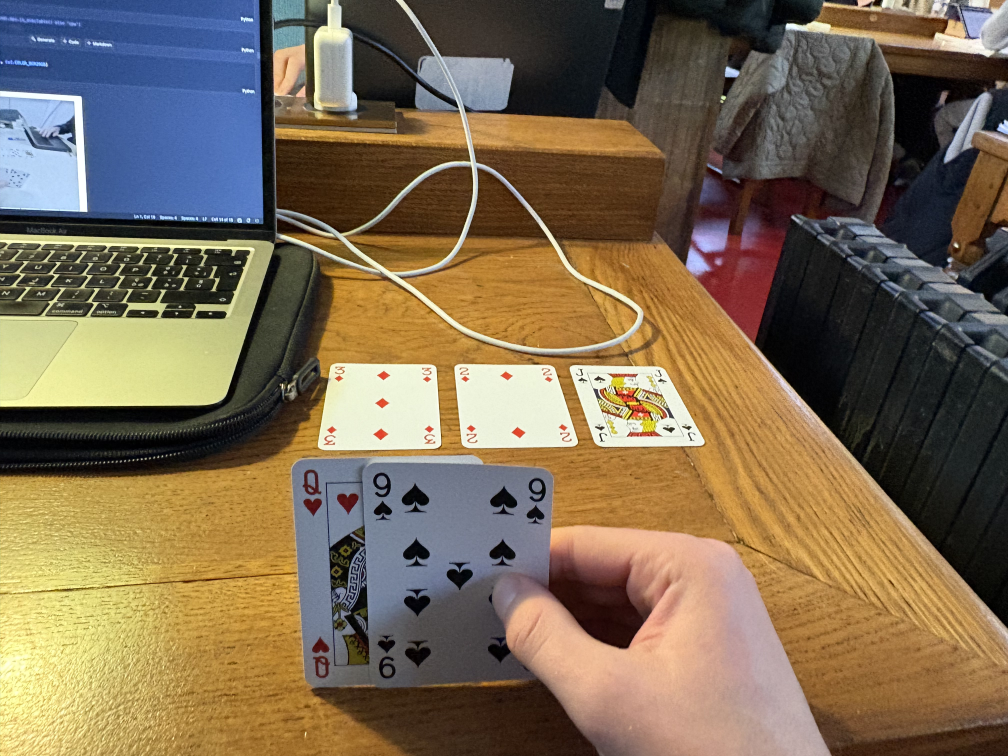
#> input picture images/IMG_0030.jpeg, 4032 x 3024 px, found by its file name (shown at 1/4 size)
$ jupyter execute --allow-errors data_prep.ipynb
#> lines starting #> are read from the running program, lines starting #| are printed output that depends on the picture; after the words box and inside, x2 and y2 are one past the last pixel; in counts of white or black regions, pixels touching at a corner belong together
[cell 1]
from skimage import io
import cv2 as cv2
from PIL import Image
import numpy as np
import os
import shutil

[cell 2]
from datasets import load_dataset
#> (the rest of this cell did not finish here and is left out)

#> (a cell that did not finish here is left out)

[cell 4]
# Extract the image from the dataset
import matplotlib.pyplot as plt

# Convert the image to a format that can be displayed with matplotlib
#> (the rest of this cell did not finish here and is left out)

[cell 5]
fig, axes = plt.subplots(13, 4, figsize=(20, 65))

#> (the rest of this cell did not finish here and is left out)

#> (a cell that did not finish here is left out)

[cell 7]
from matplotlib.patches import Rectangle

fig, axes = plt.subplots(13, 4, figsize=(20, 65))

#> (the rest of this cell did not finish here and is left out)

[cell 8]
import cv2
import numpy as np
import matplotlib.pyplot as plt
import os

[cell 9]
image_path = "../IMG_0030.jpeg"

image = cv2.cvtColor(cv2.imread(image_path), cv2.COLOR_BGR2RGB)
plt.imshow(image)

[cell 10]
def rgb2gray(img):
    gray = img.copy()
    gray[:, :, 0] = .299 * img[:, :, 0] + .587 * img[:, :, 1] + .114 * img[:, :, 2]
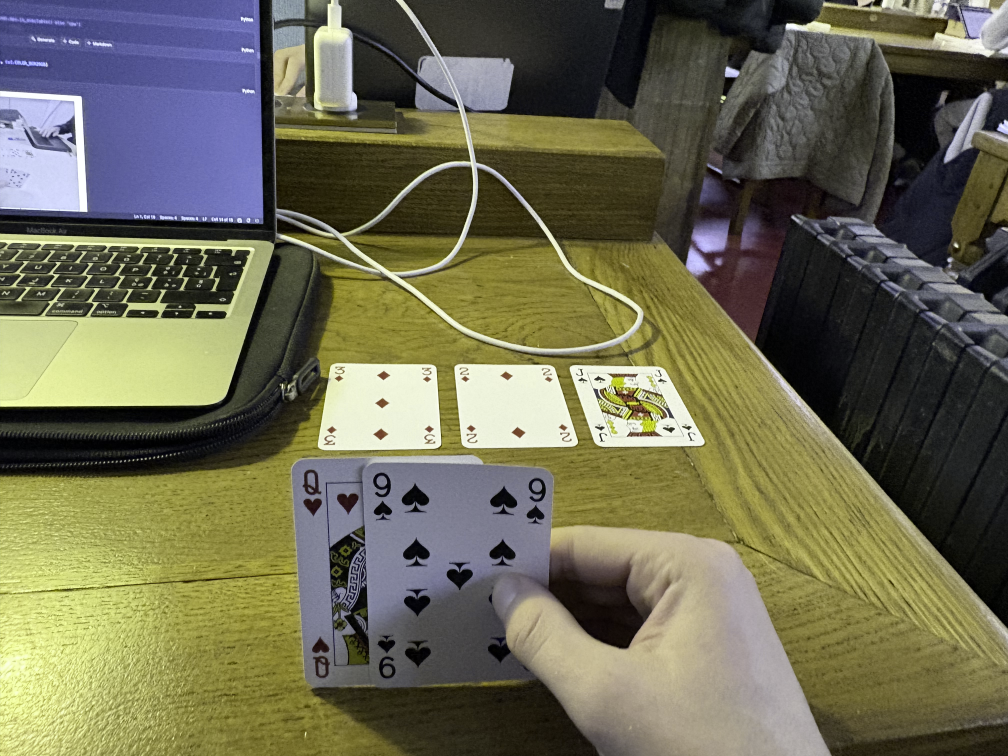
#> gray: shape (3024, 4032, 3) (shown at 1/4 size); mean R, G, B 109.8, 107.9, 84
    gray[:, :, 1] = .299 * img[:, :, 0] + .587 * img[:, :, 1] + .114 * img[:, :, 2]
    gray[:, :, 2] = .299 * img[:, :, 0] + .587 * img[:, :, 1] + .114 * img[:, :, 2]
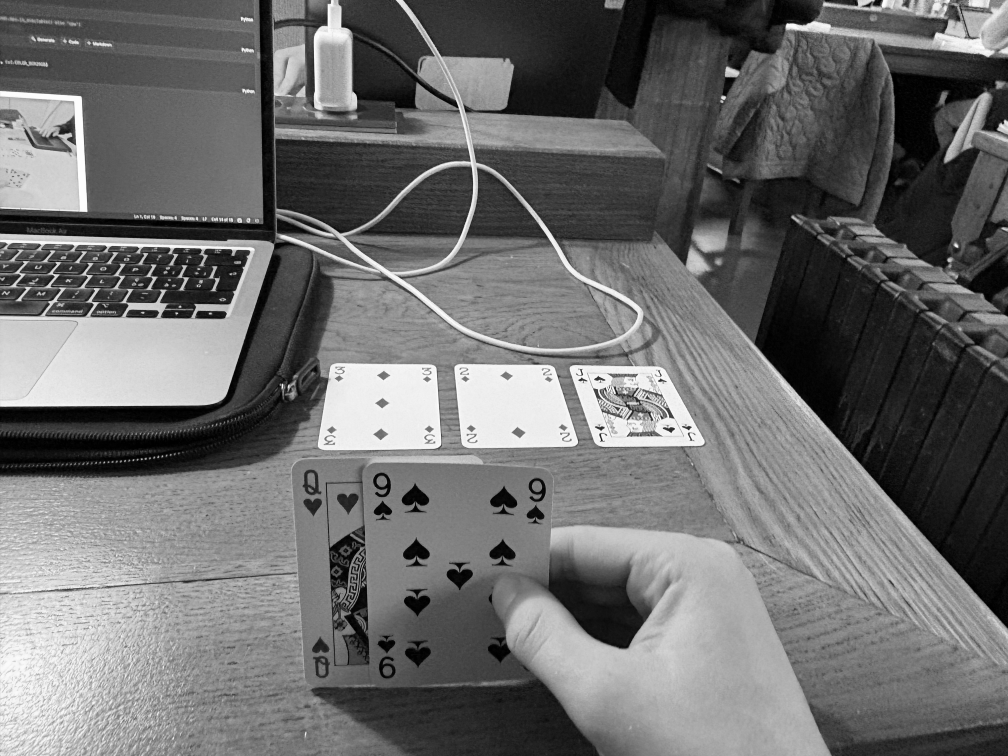
#> gray: shape (3024, 4032, 3) (shown at 1/4 size); min 0, max 255, mean 109.8
    return gray

[cell 11]
gray = rgb2gray(image)
plt.imshow(gray)
plt.axis('off')
plt.show()

[cell 12]
blurred = cv2.GaussianBlur(gray, (5, 5), 0)
plt.imshow(blurred)

[cell 13]
edges = cv2.Canny(blurred, 50, 150)
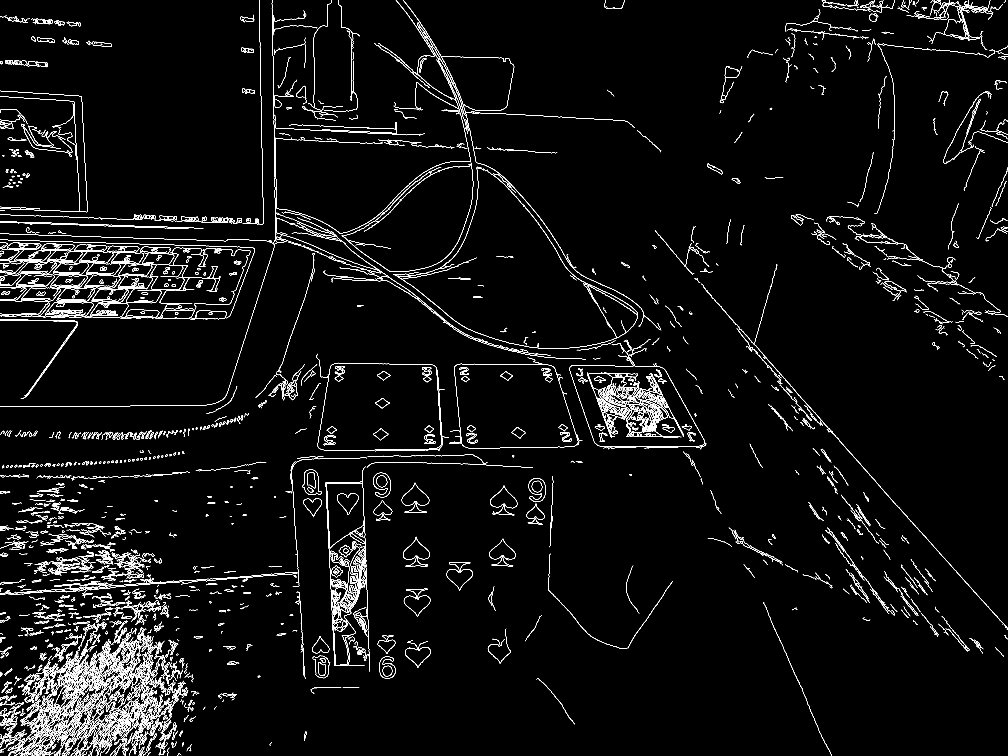
#> edges: shape (3024, 4032) (shown at 1/4 size); 2.1% white in thin lines or dots
plt.imshow(edges)

[cell 14]
from matplotlib.animation import FuncAnimation

[cell 15]
contours, _ = cv2.findContours(edges, cv2.RETR_EXTERNAL, cv2.CHAIN_APPROX_SIMPLE)
#> contours = 2708 contours, 1848 with area under 20; largest, box (x1, y1, x2, y2) and area: (1271, 1451, 1766, 1802) 157995, (1817, 1455, 2313, 1794) 144523, (2278, 1411, 2819, 1788) 133124, (362, 1211, 514, 1270) 7068, (202, 1099, 351, 1151) 5690

mask = np.zeros_like(gray)
A_list = []
for contour in contours:

    epsilon = 0.02 * cv2.arcLength(contour, True)
    poly = cv2.approxPolyDP(contour, epsilon, True) # Approximate a polygon based on the contour

    if 4 <= len(poly) <= 8: # Becuase of approximation we check if the polygon has a number of polygons between 4 and 8
        x, y, w, h = cv2.boundingRect(poly)
        aspect_ratio = w / float(h)
        A = w * h

        if A >= 1000 and 1.3 <= aspect_ratio <= 1.8:
            cv2.drawContours(mask, [poly], -1, 255, -1)
#> this loop made 2708 passes
#> (epsilon, poly, x, y, w, h, aspect_ratio, A) on passes 30, 32, 41, 58: (1.58, [[310, 2998], [294, 3013], [291, 3013], [283, 3023]], 283, 2998, 28, 26, 1.08, 728), (1.08, [[262, 2997], [255, 3009], [247, 3017], [252, 3014]], 247, 2997, 16, 21, 0.762, 336), (1.55, [[576, 2991], [564, 3010], [560, 3023], [564, 3011]], 560, 2991, 17, 33, 0.515, 561), (2.66, [[494, 2971], [475, 2993], [461, 3023], [475, 2994]], 461, 2971, 34, 53, 0.642, 1802)
#> (epsilon, x, y, w, h, aspect_ratio, A) on passes 2, 3, 4, 5, 6, 10: (0.273, 159, 3019, 5, 5, 1, 25), (0.257, 195, 3018, 3, 6, 0.5, 18), (0.318, 153, 3018, 6, 6, 1, 36), (0.386, 572, 3016, 6, 8, 0.75, 48), (1.02, 169, 3016, 22, 8, 2.75, 176), (0.624, 37, 3011, 9, 13, 0.692, 117)
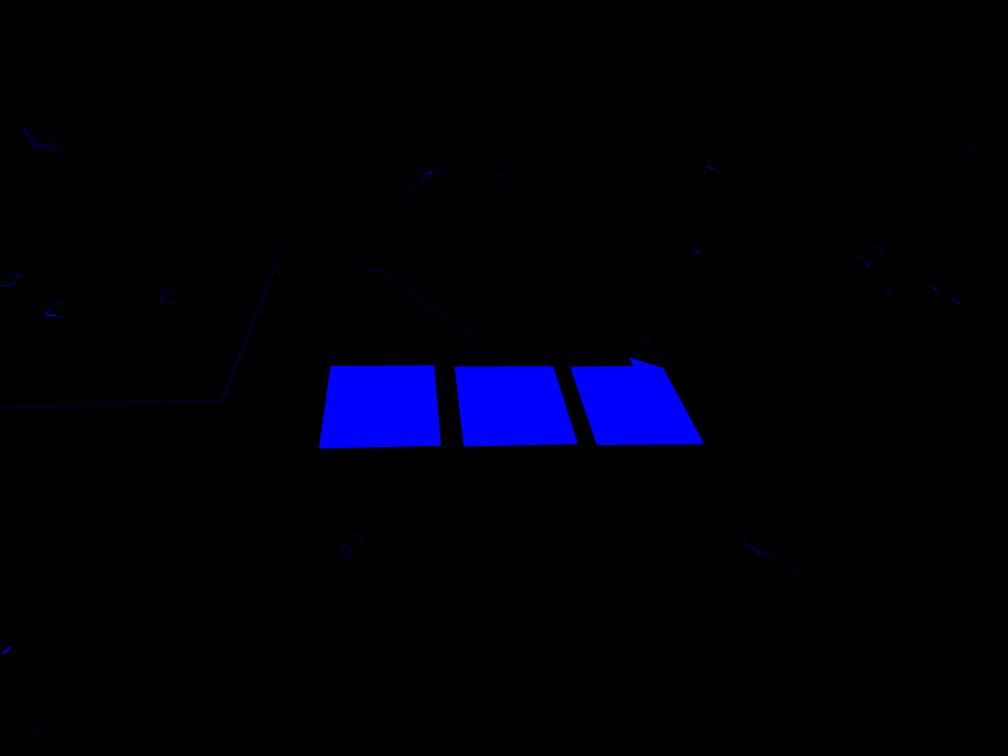
#> mask: shape (3024, 4032, 3) (shown at 1/4 size); mean of channels 0, 1, 2 8.7, 0, 0; drawn as B, G, R


plt.figure(figsize=(12, 6))

# Original Image
plt.subplot(1, 2, 1)
plt.imshow(image)
plt.title("Original Image")
plt.axis('off')

# Segmented Mask
plt.subplot(1, 2, 2)
plt.imshow(mask, cmap='gray')
plt.title("Segmented Cards")
plt.axis('off')

plt.show()

[cell 16]
path_name = '../shared_data/kaggle_playing_card_ataset/Images/Images/'

[cell 17]
img_paths = []
for filename in os.listdir(path_name):
    if filename.endswith(".jpg"):
        img_path = path_name + filename
        img_paths.append(img_path)

#> (a cell that did not finish here is left out)

# Syntetic data generation

[cell 19]
import cv2
import numpy as np
import os
import random
import matplotlib.pyplot as plt
from tqdm import tqdm

[cell 20]
def background_card_images(backgrounds_dir:str, cards_dir:str):
    backgrounds = [os.path.join(backgrounds_dir, f) for f in os.listdir(backgrounds_dir) if f.endswith('.jpg')]
    cards = [os.path.join(cards_dir, f) for f in os.listdir(cards_dir) if f.endswith('.png')]
    return backgrounds, cards

[cell 21]
# [10 lines left out: function add_padding, not called in this run]

[cell 22]
# [7 lines left out: function warp_perspective, not called in this run]

[cell 23]
# [8 lines left out: function rotation, not called in this run]

[cell 24]
# [105 lines left out: function place_hand, not called in this run]

[cell 25]
# [98 lines left out: function place_table_cards, not called in this run]

[cell 26]
class_map = {'2C': 0, '2D': 1, '2H': 2, '2S': 3,
            '3C': 4, '3D': 5, '3H': 6, '3S': 7,
            '4C': 8, '4D': 9, '4H': 10, '4S': 11,
            '5C': 12, '5D': 13, '5H': 14, '5S': 15,
            '6C': 16, '6D': 17, '6H': 18, '6S': 19,
            '7C': 20, '7D': 21, '7H': 22, '7S': 23,
            '8C': 24, '8D': 25, '8H': 26, '8S': 27,
            '9C': 28, '9D': 29, '9H': 30, '9S': 31,
            'AC': 32, 'AD': 33, 'AH': 34, 'AS': 35,
            'JC': 36, 'JD': 37, 'JH': 38, 'JS': 39,
            'KC': 40, 'KD': 41, 'KH': 42, 'KS': 43,
            'QC': 44, 'QD': 45, 'QH': 46, 'QS': 47,
            'TC': 48, 'TD': 49, 'TH': 50, 'TS': 51,
            'hand': 52, 'flop': 53, 'turn': 54, 'river': 55}

[cell 27]
backgrounds_dir = './background'
cards_dir = '../shared_data/benchmark'

offset_hand = int(np.random.normal(200, 20))
offset_table = int(np.random.normal(200, 20))
angle_hand = np.random.normal(0, 7)

#> (the rest of this cell did not finish here and is left out)

[cell 28]
# [42 lines left out: function visualize_yolo_bounding_boxes, not called in this run]

[cell 29]
def generate_yolo_dataset(output_dir, backgrounds_dir, cards_dir, n_images, class_map):

    image_dir = os.path.join(output_dir, "images")
    label_dir = os.path.join(output_dir, "labels")
    os.makedirs(image_dir, exist_ok=True)
    os.makedirs(label_dir, exist_ok=True)

    for i in tqdm(range(n_images), desc=f"Generating {output_dir}"):

        backgrounds, cards = background_card_images(backgrounds_dir, cards_dir)
